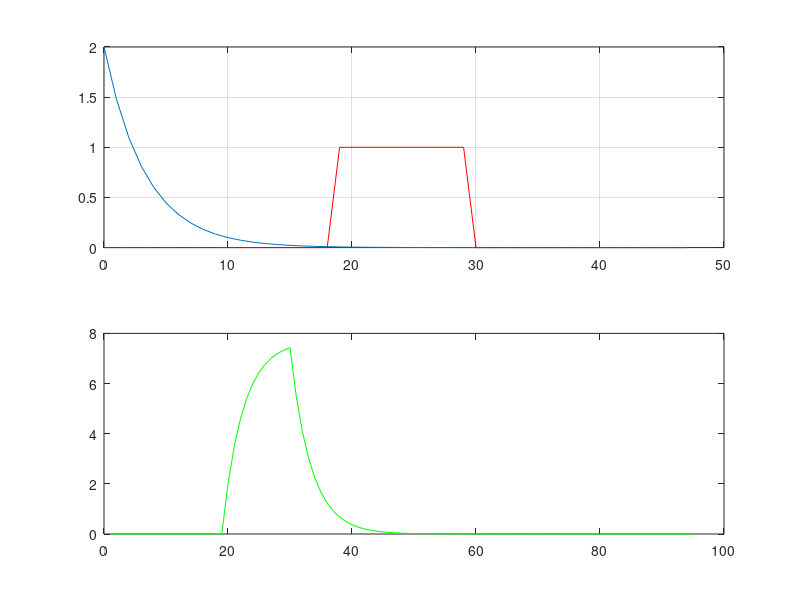

The MATLAB source for this figure:
clear all

N = 48;
t = 0:N-1;
a = 2*exp(-.3.*t);
b = zeros(1, N);
b(20:30) = 1;
bc = conv(a,b);
size(b)
size(bc)

figure(1)
clf
subplot(2,1,1)
plot(t,a)
hold on
grid on
plot(t, b, 'r')
subplot(2,1,2)
plot( bc, 'g')